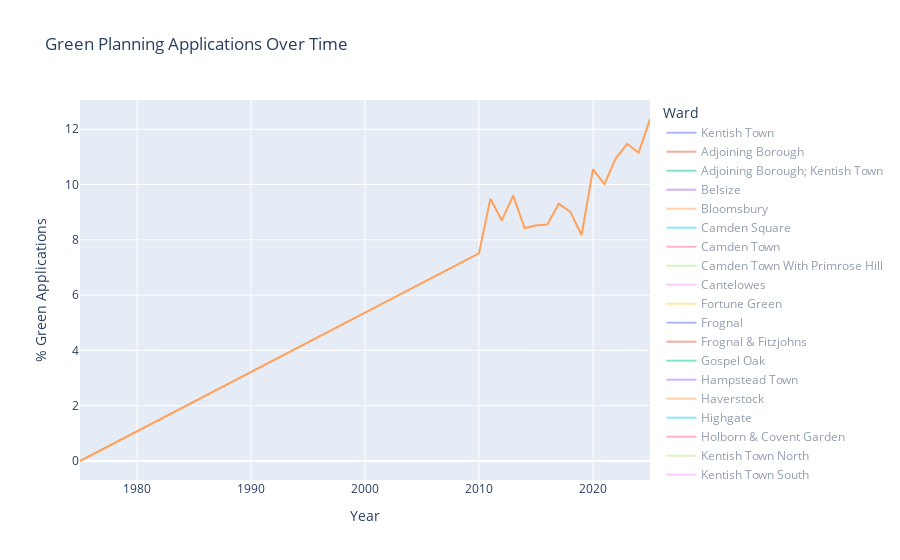

Source (notebook cell):
### Code cell
# --- VISUALISING GREEN PLANNING APPLICATIONS OVER TIME --- I MISS TABLEAU!


# Clean decision_date and extract year
df_merged['decision_date'] = pd.to_datetime(df_merged['decision_date'], dayfirst=True, errors='coerce')
df_merged = df_merged.dropna(subset=['decision_date'])  # drop invalid dates
df_merged['decision_year'] = df_merged['decision_date'].dt.year

# Aggregate % green by year and ward
time_summary = (
    df_merged.groupby(['decision_year', 'ward_final'], dropna=False)
             .agg(total_count=('is_green', 'size'),
                  green_count=('is_green', 'sum'))
             .reset_index()
)
time_summary['pct_green'] = 100 * time_summary['green_count'] / time_summary['total_count']

# Keep only wards that have at least one green application
wards_with_green = time_summary.groupby('ward_final')['green_count'].sum()
wards_with_green = wards_with_green[wards_with_green > 0].index.tolist()
time_summary = time_summary[time_summary['ward_final'].isin(wards_with_green)]

# Compute aggregate (all wards)
agg_summary = (
    df_merged.groupby('decision_year', dropna=False)
             .agg(total_count=('is_green', 'size'),
                  green_count=('is_green', 'sum'))
             .reset_index()
)
agg_summary['pct_green'] = 100 * agg_summary['green_count'] / agg_summary['total_count']
agg_summary['ward_final'] = 'All Wards'

# Combine aggregate + ward-level data
plot_summary = pd.concat([time_summary, agg_summary], ignore_index=True)

# Create interactive line chart
fig = px.line(
    plot_summary,
    x='decision_year',
    y='pct_green',
    color='ward_final',
    labels={'pct_green': '% Green Applications', 'decision_year': 'Year', 'ward_final': 'Ward'},
    hover_data={'green_count': True, 'total_count': True},
    title='Green Planning Applications Over Time'
)

# Customize hover text
for trace in fig.data:
    trace.hovertemplate = (
        "%{fullData.name}<br>" +
        "%{y:.1f}%<br>" +
        "%{customdata[0]}/%{customdata[1]}"
    )

# Set initial visibility
for trace in fig.data:
    if trace.name == 'All Wards':
        trace.visible = True
    else:
        trace.visible = 'legendonly'  # hidden but selectable in legend

# Legend acts as multi-select
fig.update_layout(
    hovermode='x unified',
    legend_title='Ward',
    legend=dict(
        itemclick='toggle',         # click toggles individual traces
        itemdoubleclick='toggleothers'  # double click isolates one trace
    )
)

fig.show()
print(f"Chart rendered at: {time.strftime('%Y-%m-%d %H:%M:%S')}")

### Figure 1 — Plotly figure (JSON) as saved in the notebook; plotly's stock layout.template omitted (floating-point values rounded to 4 significant figures)
{"data": [{"customdata": [[0, 1], [3, 63], [8, 66], [12, 80], [5, 84], [4, 97], [5, 108], [11, 122], [5, 87], [4, 64], [10, 72], [15, 75], [5, 50], [2, 25], [2, 4], [0, 4]], "hovertemplate": "%{fullData.name}<br>%{y:.1f}%<br>%{customdata[0]}/%{customdata[1]}", "legendgroup": "Kentish Town", "line": {"color": "#636efa", "dash": "solid"}, "marker": {"symbol": "circle"}, "mode": "lines", "name": "Kentish Town", "orientation": "v", "showlegend": true, "type": "scatter", "visible": "legendonly", "x": [1975, 2010, 2011, 2012, 2013, 2014, 2015, 2016, 2017, 2018, 2019, 2020, 2021, 2022, 2023, 2024], "xaxis": "x", "y": [0, 4.762, 12.12, 15, 5.952, 4.124, 4.63, 9.016, 5.747, 6.25, 13.89, 20, 10, 8, 50, 0], "yaxis": "y"}, {"customdata": [[2, 24], [4, 34], [4, 27], [4, 27], [2, 20], [0, 13], [4, 11], [2, 33], [1, 11], [0, 2], [0, 5], [0, 1], [0, 1]], "hovertemplate": "%{fullData.name}<br>%{y:.1f}%<br>%{customdata[0]}/%{customdata[1]}", "legendgroup": "Adjoining Borough", "line": {"color": "#EF553B", "dash": "solid"}, "marker": {"symbol": "circle"}, "mode": "lines", "name": "Adjoining Borough", "orientation": "v", "showlegend": true, "type": "scatter", "visible": "legendonly", "x": [2010, 2011, 2012, 2013, 2014, 2015, 2016, 2017, 2018, 2019, 2020, 2021, 2023], "xaxis": "x", "y": [8.333, 11.76, 14.81, 14.81, 10, 0, 36.36, 6.061, 9.091, 0, 0, 0, 0], "yaxis": "y"}, {"customdata": [[0, 1], [1, 5], [0, 1]], "hovertemplate": "%{fullData.name}<br>%{y:.1f}%<br>%{customdata[0]}/%{customdata[1]}", "legendgroup": "Adjoining Borough; Kentish Town", "line": {"color": "#00cc96", "dash": "solid"}, "marker": {"symbol": "circle"}, "mode": "lines", "name": "Adjoining Borough; Kentish Town", "orientation": "v", "showlegend": true, "type": "scatter", "visible": "legendonly", "x": [2010, 2011, 2018], "xaxis": "x", "y": [0, 20, 0], "yaxis": "y"}, {"customdata": [[96, 724], [146, 905], [111, 885], [193, 1126], [105, 881], [112, 833], [101, 875], [152, 1007], [88, 766], [88, 768], [126, 852], [123, 915], [115, 818], [148, 962], [107, 941], [126, 637]], "hovertemplate": "%{fullData.name}<br>%{y:.1f}%<br>%{customdata[0]}/%{customdata[1]}", "legendgroup": "Belsize", "line": {"color": "#ab63fa", "dash": "solid"}, "marker": {"symbol": "circle"}, "mode": "lines", "name": "Belsize", "orientation": "v", "showlegend": true, "type": "scatter", "visible": "legendonly", "x": [2010, 2011, 2012, 2013, 2014, 2015, 2016, 2017, 2018, 2019, 2020, 2021, 2022, 2023, 2024, 2025], "xaxis": "x", "y": [13.26, 16.13, 12.54, 17.14, 11.92, 13.45, 11.54, 15.09, 11.49, 11.46, 14.79, 13.44, 14.06, 15.38, 11.37, 19.78], "yaxis": "y"}, {"customdata": [[13, 466], [25, 638], [10, 741], [22, 746], [40, 816], [34, 720], [30, 782], [21, 588], [24, 603], [28, 608], [37, 525], [20, 456], [20, 469], [35, 548], [46, 606], [45, 470]], "hovertemplate": "%{fullData.name}<br>%{y:.1f}%<br>%{customdata[0]}/%{customdata[1]}", "legendgroup": "Bloomsbury", "line": {"color": "#FFA15A", "dash": "solid"}, "marker": {"symbol": "circle"}, "mode": "lines", "name": "Bloomsbury", "orientation": "v", "showlegend": true, "type": "scatter", "visible": "legendonly", "x": [2010, 2011, 2012, 2013, 2014, 2015, 2016, 2017, 2018, 2019, 2020, 2021, 2022, 2023, 2024, 2025], "xaxis": "x", "y": [2.79, 3.918, 1.35, 2.949, 4.902, 4.722, 3.836, 3.571, 3.98, 4.605, 7.048, 4.386, 4.264, 6.387, 7.591, 9.574], "yaxis": "y"}, {"customdata": [[19, 106], [15, 141], [10, 144], [14, 104], [12, 110], [10, 152], [15, 153], [21, 141], [2, 128], [5, 113], [9, 86], [11, 114], [27, 154], [24, 146], [40, 192], [9, 92]], "hovertemplate": "%{fullData.name}<br>%{y:.1f}%<br>%{customdata[0]}/%{customdata[1]}", "legendgroup": "Camden Square", "line": {"color": "#19d3f3", "dash": "solid"}, "marker": {"symbol": "circle"}, "mode": "lines", "name": "Camden Square", "orientation": "v", "showlegend": true, "type": "scatter", "visible": "legendonly", "x": [2010, 2011, 2012, 2013, 2014, 2015, 2016, 2017, 2018, 2019, 2020, 2021, 2022, 2023, 2024, 2025], "xaxis": "x", "y": [17.92, 10.64, 6.944, 13.46, 10.91, 6.579, 9.804, 14.89, 1.562, 4.425, 10.47, 9.649, 17.53, 16.44, 20.83, 9.783], "yaxis": "y"}, {"customdata": [[10, 195], [10, 225], [28, 263], [8, 261], [24, 232], [16, 313], [22, 322], [21, 277], [9, 234], [8, 214], [18, 157], [20, 210], [22, 229], [15, 237], [21, 280], [11, 220]], "hovertemplate": "%{fullData.name}<br>%{y:.1f}%<br>%{customdata[0]}/%{customdata[1]}", "legendgroup": "Camden Town", "line": {"color": "#FF6692", "dash": "solid"}, "marker": {"symbol": "circle"}, "mode": "lines", "name": "Camden Town", "orientation": "v", "showlegend": true, "type": "scatter", "visible": "legendonly", "x": [2010, 2011, 2012, 2013, 2014, 2015, 2016, 2017, 2018, 2019, 2020, 2021, 2022, 2023, 2024, 2025], "xaxis": "x", "y": [5.128, 4.444, 10.65, 3.065, 10.34, 5.112, 6.832, 7.581, 3.846, 3.738, 11.46, 9.524, 9.607, 6.329, 7.5, 5], "yaxis": "y"}, {"customdata": [[9, 98], [17, 141], [15, 131], [14, 155], [16, 137], [16, 169], [14, 137], [19, 137], [13, 98], [10, 121], [5, 97], [8, 91], [10, 59], [0, 8], [0, 1]], "hovertemplate": "%{fullData.name}<br>%{y:.1f}%<br>%{customdata[0]}/%{customdata[1]}", "legendgroup": "Camden Town With Primrose Hill", "line": {"color": "#B6E880", "dash": "solid"}, "marker": {"symbol": "circle"}, "mode": "lines", "name": "Camden Town With Primrose Hill", "orientation": "v", "showlegend": true, "type": "scatter", "visible": "legendonly", "x": [2010, 2011, 2012, 2013, 2014, 2015, 2016, 2017, 2018, 2019, 2020, 2021, 2022, 2023, 2024], "xaxis": "x", "y": [9.184, 12.06, 11.45, 9.032, 11.68, 9.467, 10.22, 13.87, 13.27, 8.264, 5.155, 8.791, 16.95, 0, 0], "yaxis": "y"}, {"customdata": [[0, 49], [10, 73], [8, 56], [4, 32], [13, 67], [5, 57], [3, 56], [8, 70], [8, 62], [6, 51], [6, 64], [7, 48], [6, 44], [0, 1], [0, 3]], "hovertemplate": "%{fullData.name}<br>%{y:.1f}%<br>%{customdata[0]}/%{customdata[1]}", "legendgroup": "Cantelowes", "line": {"color": "#FF97FF", "dash": "solid"}, "marker": {"symbol": "circle"}, "mode": "lines", "name": "Cantelowes", "orientation": "v", "showlegend": true, "type": "scatter", "visible": "legendonly", "x": [2010, 2011, 2012, 2013, 2014, 2015, 2016, 2017, 2018, 2019, 2020, 2021, 2022, 2023, 2024], "xaxis": "x", "y": [0, 13.7, 14.29, 12.5, 19.4, 8.772, 5.357, 11.43, 12.9, 11.76, 9.375, 14.58, 13.64, 0, 0], "yaxis": "y"}, {"customdata": [[9, 261], [19, 370], [18, 393], [10, 333], [4, 369], [15, 397], [18, 402], [3, 403], [27, 397], [10, 354], [31, 310], [17, 292], [13, 245], [12, 310], [19, 328], [15, 148]], "hovertemplate": "%{fullData.name}<br>%{y:.1f}%<br>%{customdata[0]}/%{customdata[1]}", "legendgroup": "Fortune Green", "line": {"color": "#FECB52", "dash": "solid"}, "marker": {"symbol": "circle"}, "mode": "lines", "name": "Fortune Green", "orientation": "v", "showlegend": true, "type": "scatter", "visible": "legendonly", "x": [2010, 2011, 2012, 2013, 2014, 2015, 2016, 2017, 2018, 2019, 2020, 2021, 2022, 2023, 2024, 2025], "xaxis": "x", "y": [3.448, 5.135, 4.58, 3.003, 1.084, 3.778, 4.478, 0.7444, 6.801, 2.825, 10, 5.822, 5.306, 3.871, 5.793, 10.14], "yaxis": "y"}, {"customdata": [[39, 399], [54, 478], [45, 428], [65, 474], [49, 439], [50, 505], [44, 474], [76, 487], [56, 371], [49, 407], [61, 472], [51, 408], [61, 448], [49, 504], [61, 509], [54, 408]], "hovertemplate": "%{fullData.name}<br>%{y:.1f}%<br>%{customdata[0]}/%{customdata[1]}", "legendgroup": "Frognal", "line": {"color": "#636efa", "dash": "solid"}, "marker": {"symbol": "circle"}, "mode": "lines", "name": "Frognal", "orientation": "v", "showlegend": true, "type": "scatter", "visible": "legendonly", "x": [2010, 2011, 2012, 2013, 2014, 2015, 2016, 2017, 2018, 2019, 2020, 2021, 2022, 2023, 2024, 2025], "xaxis": "x", "y": [9.774, 11.3, 10.51, 13.71, 11.16, 9.901, 9.283, 15.61, 15.09, 12.04, 12.92, 12.5, 13.62, 9.722, 11.98, 13.24], "yaxis": "y"}, {"customdata": [[8, 119], [12, 104], [9, 117], [20, 155], [15, 98], [20, 129], [12, 118], [9, 97], [21, 131], [11, 105], [13, 113], [14, 104], [6, 46], [0, 6], [0, 6]], "hovertemplate": "%{fullData.name}<br>%{y:.1f}%<br>%{customdata[0]}/%{customdata[1]}", "legendgroup": "Frognal & Fitzjohns", "line": {"color": "#EF553B", "dash": "solid"}, "marker": {"symbol": "circle"}, "mode": "lines", "name": "Frognal & Fitzjohns", "orientation": "v", "showlegend": true, "type": "scatter", "visible": "legendonly", "x": [2010, 2011, 2012, 2013, 2014, 2015, 2016, 2017, 2018, 2019, 2020, 2021, 2022, 2023, 2024], "xaxis": "x", "y": [6.723, 11.54, 7.692, 12.9, 15.31, 15.5, 10.17, 9.278, 16.03, 10.48, 11.5, 13.46, 13.04, 0, 0], "yaxis": "y"}, {"customdata": [[20, 208], [31, 244], [11, 284], [38, 316], [29, 303], [28, 315], [43, 350], [34, 320], [15, 265], [17, 264], [25, 285], [32, 290], [23, 255], [42, 311], [21, 266], [18, 210]], "hovertemplate": "%{fullData.name}<br>%{y:.1f}%<br>%{customdata[0]}/%{customdata[1]}", "legendgroup": "Gospel Oak", "line": {"color": "#00cc96", "dash": "solid"}, "marker": {"symbol": "circle"}, "mode": "lines", "name": "Gospel Oak", "orientation": "v", "showlegend": true, "type": "scatter", "visible": "legendonly", "x": [2010, 2011, 2012, 2013, 2014, 2015, 2016, 2017, 2018, 2019, 2020, 2021, 2022, 2023, 2024, 2025], "xaxis": "x", "y": [9.615, 12.7, 3.873, 12.03, 9.571, 8.889, 12.29, 10.62, 5.66, 6.439, 8.772, 11.03, 9.02, 13.5, 7.895, 8.571], "yaxis": "y"}, {"customdata": [[65, 784], [107, 952], [85, 921], [86, 904], [73, 894], [97, 934], [88, 857], [80, 864], [80, 784], [83, 794], [86, 748], [73, 781], [77, 758], [110, 942], [92, 932], [37, 518]], "hovertemplate": "%{fullData.name}<br>%{y:.1f}%<br>%{customdata[0]}/%{customdata[1]}", "legendgroup": "Hampstead Town", "line": {"color": "#ab63fa", "dash": "solid"}, "marker": {"symbol": "circle"}, "mode": "lines", "name": "Hampstead Town", "orientation": "v", "showlegend": true, "type": "scatter", "visible": "legendonly", "x": [2010, 2011, 2012, 2013, 2014, 2015, 2016, 2017, 2018, 2019, 2020, 2021, 2022, 2023, 2024, 2025], "xaxis": "x", "y": [8.291, 11.24, 9.229, 9.513, 8.166, 10.39, 10.27, 9.259, 10.2, 10.45, 11.5, 9.347, 10.16, 11.68, 9.871, 7.143], "yaxis": "y"}, {"customdata": [[14, 134], [26, 212], [13, 165], [44, 244], [19, 247], [25, 265], [28, 374], [28, 336], [31, 263], [17, 248], [12, 228], [35, 271], [42, 238], [35, 321], [32, 216], [29, 211]], "hovertemplate": "%{fullData.name}<br>%{y:.1f}%<br>%{customdata[0]}/%{customdata[1]}", "legendgroup": "Haverstock", "line": {"color": "#FFA15A", "dash": "solid"}, "marker": {"symbol": "circle"}, "mode": "lines", "name": "Haverstock", "orientation": "v", "showlegend": true, "type": "scatter", "visible": "legendonly", "x": [2010, 2011, 2012, 2013, 2014, 2015, 2016, 2017, 2018, 2019, 2020, 2021, 2022, 2023, 2024, 2025], "xaxis": "x", "y": [10.45, 12.26, 7.879, 18.03, 7.692, 9.434, 7.487, 8.333, 11.79, 6.855, 5.263, 12.92, 17.65, 10.9, 14.81, 13.74], "yaxis": "y"}, {"customdata": [[24, 413], [73, 628], [47, 551], [57, 470], [51, 440], [39, 513], [39, 439], [44, 462], [52, 469], [41, 522], [65, 507], [58, 567], [52, 444], [42, 510], [69, 573], [57, 387]], "hovertemplate": "%{fullData.name}<br>%{y:.1f}%<br>%{customdata[0]}/%{customdata[1]}", "legendgroup": "Highgate", "line": {"color": "#19d3f3", "dash": "solid"}, "marker": {"symbol": "circle"}, "mode": "lines", "name": "Highgate", "orientation": "v", "showlegend": true, "type": "scatter", "visible": "legendonly", "x": [2010, 2011, 2012, 2013, 2014, 2015, 2016, 2017, 2018, 2019, 2020, 2021, 2022, 2023, 2024, 2025], "xaxis": "x", "y": [5.811, 11.62, 8.53, 12.13, 11.59, 7.602, 8.884, 9.524, 11.09, 7.854, 12.82, 10.23, 11.71, 8.235, 12.04, 14.73], "yaxis": "y"}, {"customdata": [[19, 522], [18, 646], [20, 709], [27, 659], [35, 675], [34, 638], [40, 706], [44, 797], [32, 682], [28, 706], [38, 559], [34, 507], [27, 333], [40, 379], [33, 368], [15, 204]], "hovertemplate": "%{fullData.name}<br>%{y:.1f}%<br>%{customdata[0]}/%{customdata[1]}", "legendgroup": "Holborn & Covent Garden", "line": {"color": "#FF6692", "dash": "solid"}, "marker": {"symbol": "circle"}, "mode": "lines", "name": "Holborn & Covent Garden", "orientation": "v", "showlegend": true, "type": "scatter", "visible": "legendonly", "x": [2010, 2011, 2012, 2013, 2014, 2015, 2016, 2017, 2018, 2019, 2020, 2021, 2022, 2023, 2024, 2025], "xaxis": "x", "y": [3.64, 2.786, 2.821, 4.097, 5.185, 5.329, 5.666, 5.521, 4.692, 3.966, 6.798, 6.706, 8.108, 10.55, 8.967, 7.353], "yaxis": "y"}, {"customdata": [[3, 145], [6, 145], [11, 161], [13, 169], [8, 160], [5, 157], [6, 162], [5, 159], [8, 156], [10, 147], [11, 137], [13, 144], [10, 162], [20, 178], [17, 154], [14, 97]], "hovertemplate": "%{fullData.name}<br>%{y:.1f}%<br>%{customdata[0]}/%{customdata[1]}", "legendgroup": "Kentish Town North", "line": {"color": "#B6E880", "dash": "solid"}, "marker": {"symbol": "circle"}, "mode": "lines", "name": "Kentish Town North", "orientation": "v", "showlegend": true, "type": "scatter", "visible": "legendonly", "x": [2010, 2011, 2012, 2013, 2014, 2015, 2016, 2017, 2018, 2019, 2020, 2021, 2022, 2023, 2024, 2025], "xaxis": "x", "y": [2.069, 4.138, 6.832, 7.692, 5, 3.185, 3.704, 3.145, 5.128, 6.803, 8.029, 9.028, 6.173, 11.24, 11.04, 14.43], "yaxis": "y"}, {"customdata": [[24, 118], [22, 178], [22, 227], [25, 213], [18, 201], [11, 202], [19, 202], [20, 191], [18, 214], [23, 185], [24, 157], [18, 171], [31, 194], [23, 203], [44, 213], [27, 167]], "hovertemplate": "%{fullData.name}<br>%{y:.1f}%<br>%{customdata[0]}/%{customdata[1]}", "legendgroup": "Kentish Town South", "line": {"color": "#FF97FF", "dash": "solid"}, "marker": {"symbol": "circle"}, "mode": "lines", "name": "Kentish Town South", "orientation": "v", "showlegend": true, "type": "scatter", "visible": "legendonly", "x": [2010, 2011, 2012, 2013, 2014, 2015, 2016, 2017, 2018, 2019, 2020, 2021, 2022, 2023, 2024, 2025], "xaxis": "x", "y": [20.34, 12.36, 9.692, 11.74, 8.955, 5.446, 9.406, 10.47, 8.411, 12.43, 15.29, 10.53, 15.98, 11.33, 20.66, 16.17], "yaxis": "y"}, {"customdata": [[12, 185], [13, 194], [20, 263], [18, 260], [21, 195], [43, 241], [15, 201], [19, 252], [22, 175], [15, 159], [11, 166], [27, 177], [22, 135], [26, 200], [13, 172], [5, 86]], "hovertemplate": "%{fullData.name}<br>%{y:.1f}%<br>%{customdata[0]}/%{customdata[1]}", "legendgroup": "Kilburn", "line": {"color": "#FECB52", "dash": "solid"}, "marker": {"symbol": "circle"}, "mode": "lines", "name": "Kilburn", "orientation": "v", "showlegend": true, "type": "scatter", "visible": "legendonly", "x": [2010, 2011, 2012, 2013, 2014, 2015, 2016, 2017, 2018, 2019, 2020, 2021, 2022, 2023, 2024, 2025], "xaxis": "x", "y": [6.486, 6.701, 7.605, 6.923, 10.77, 17.84, 7.463, 7.54, 12.57, 9.434, 6.627, 15.25, 16.3, 13, 7.558, 5.814], "yaxis": "y"}, {"customdata": [[5, 219], [6, 204], [20, 257], [14, 263], [10, 353], [19, 273], [9, 258], [22, 257], [10, 239], [10, 193], [9, 198], [4, 154], [14, 219], [22, 214], [20, 233], [20, 171]], "hovertemplate": "%{fullData.name}<br>%{y:.1f}%<br>%{customdata[0]}/%{customdata[1]}", "legendgroup": "King'S Cross", "line": {"color": "#636efa", "dash": "solid"}, "marker": {"symbol": "circle"}, "mode": "lines", "name": "King'S Cross", "orientation": "v", "showlegend": true, "type": "scatter", "visible": "legendonly", "x": [2010, 2011, 2012, 2013, 2014, 2015, 2016, 2017, 2018, 2019, 2020, 2021, 2022, 2023, 2024, 2025], "xaxis": "x", "y": [2.283, 2.941, 7.782, 5.323, 2.833, 6.96, 3.488, 8.56, 4.184, 5.181, 4.545, 2.597, 6.393, 10.28, 8.584, 11.7], "yaxis": "y"}, {"customdata": [[23, 249], [31, 343], [41, 434], [44, 446], [38, 397], [26, 356], [34, 355], [45, 358], [30, 299], [29, 352], [24, 274], [30, 340], [43, 378], [61, 440], [42, 435], [51, 351]], "hovertemplate": "%{fullData.name}<br>%{y:.1f}%<br>%{customdata[0]}/%{customdata[1]}", "legendgroup": "Primrose Hill", "line": {"color": "#EF553B", "dash": "solid"}, "marker": {"symbol": "circle"}, "mode": "lines", "name": "Primrose Hill", "orientation": "v", "showlegend": true, "type": "scatter", "visible": "legendonly", "x": [2010, 2011, 2012, 2013, 2014, 2015, 2016, 2017, 2018, 2019, 2020, 2021, 2022, 2023, 2024, 2025], "xaxis": "x", "y": [9.237, 9.038, 9.447, 9.865, 9.572, 7.303, 9.577, 12.57, 10.03, 8.239, 8.759, 8.824, 11.38, 13.86, 9.655, 14.53], "yaxis": "y"}, {"customdata": [[9, 272], [22, 394], [29, 424], [27, 472], [31, 435], [21, 452], [33, 444], [34, 450], [32, 447], [23, 505], [21, 372], [34, 549], [46, 511], [40, 394], [32, 400], [27, 287]], "hovertemplate": "%{fullData.name}<br>%{y:.1f}%<br>%{customdata[0]}/%{customdata[1]}", "legendgroup": "Regent'S Park", "line": {"color": "#00cc96", "dash": "solid"}, "marker": {"symbol": "circle"}, "mode": "lines", "name": "Regent'S Park", "orientation": "v", "showlegend": true, "type": "scatter", "visible": "legendonly", "x": [2010, 2011, 2012, 2013, 2014, 2015, 2016, 2017, 2018, 2019, 2020, 2021, 2022, 2023, 2024, 2025], "xaxis": "x", "y": [3.309, 5.584, 6.84, 5.72, 7.126, 4.646, 7.432, 7.556, 7.159, 4.554, 5.645, 6.193, 9.002, 10.15, 8, 9.408], "yaxis": "y"}, {"customdata": [[50, 334], [83, 470], [130, 553], [70, 473], [54, 379], [61, 439], [92, 503], [65, 395], [73, 374], [83, 371], [82, 392], [77, 453], [44, 320], [99, 444], [106, 554], [57, 274]], "hovertemplate": "%{fullData.name}<br>%{y:.1f}%<br>%{customdata[0]}/%{customdata[1]}", "legendgroup": "South Hampstead", "line": {"color": "#ab63fa", "dash": "solid"}, "marker": {"symbol": "circle"}, "mode": "lines", "name": "South Hampstead", "orientation": "v", "showlegend": true, "type": "scatter", "visible": "legendonly", "x": [2010, 2011, 2012, 2013, 2014, 2015, 2016, 2017, 2018, 2019, 2020, 2021, 2022, 2023, 2024, 2025], "xaxis": "x", "y": [14.97, 17.66, 23.51, 14.8, 14.25, 13.9, 18.29, 16.46, 19.52, 22.37, 20.92, 17.0, 13.75, 22.3, 19.13, 20.8], "yaxis": "y"}, {"customdata": [[8, 228], [18, 340], [16, 267], [16, 301], [27, 309], [28, 292], [26, 315], [25, 327], [25, 232], [14, 212], [13, 196], [15, 140], [8, 125], [31, 198], [37, 188], [16, 83]], "hovertemplate": "%{fullData.name}<br>%{y:.1f}%<br>%{customdata[0]}/%{customdata[1]}", "legendgroup": "St Pancras & Somers Town", "line": {"color": "#FFA15A", "dash": "solid"}, "marker": {"symbol": "circle"}, "mode": "lines", "name": "St Pancras & Somers Town", "orientation": "v", "showlegend": true, "type": "scatter", "visible": "legendonly", "x": [2010, 2011, 2012, 2013, 2014, 2015, 2016, 2017, 2018, 2019, 2020, 2021, 2022, 2023, 2024, 2025], "xaxis": "x", "y": [3.509, 5.294, 5.993, 5.316, 8.738, 9.589, 8.254, 7.645, 10.78, 6.604, 6.633, 10.71, 6.4, 15.66, 19.68, 19.28], "yaxis": "y"}, {"customdata": [[13, 117], [7, 109], [17, 118], [10, 107], [19, 114], [16, 129], [12, 88], [14, 108], [10, 68], [11, 92], [15, 89], [12, 77], [2, 38], [0, 4], [0, 2]], "hovertemplate": "%{fullData.name}<br>%{y:.1f}%<br>%{customdata[0]}/%{customdata[1]}", "legendgroup": "Swiss Cottage", "line": {"color": "#19d3f3", "dash": "solid"}, "marker": {"symbol": "circle"}, "mode": "lines", "name": "Swiss Cottage", "orientation": "v", "showlegend": true, "type": "scatter", "visible": "legendonly", "x": [2010, 2011, 2012, 2013, 2014, 2015, 2016, 2017, 2018, 2019, 2020, 2021, 2022, 2023, 2024], "xaxis": "x", "y": [11.11, 6.422, 14.41, 9.346, 16.67, 12.4, 13.64, 12.96, 14.71, 11.96, 16.85, 15.58, 5.263, 0, 0], "yaxis": "y"}, {"customdata": [[9, 307], [39, 436], [37, 480], [39, 445], [25, 439], [30, 394], [25, 444], [19, 374], [18, 328], [13, 289], [19, 293], [17, 228], [48, 361], [23, 300], [55, 410], [28, 219]], "hovertemplate": "%{fullData.name}<br>%{y:.1f}%<br>%{customdata[0]}/%{customdata[1]}", "legendgroup": "West Hampstead", "line": {"color": "#FF6692", "dash": "solid"}, "marker": {"symbol": "circle"}, "mode": "lines", "name": "West Hampstead", "orientation": "v", "showlegend": true, "type": "scatter", "visible": "legendonly", "x": [2010, 2011, 2012, 2013, 2014, 2015, 2016, 2017, 2018, 2019, 2020, 2021, 2022, 2023, 2024, 2025], "xaxis": "x", "y": [2.932, 8.945, 7.708, 8.764, 5.695, 7.614, 5.631, 5.08, 5.488, 4.498, 6.485, 7.456, 13.3, 7.667, 13.41, 12.79], "yaxis": "y"}, {"customdata": [[1, 1], [0, 1]], "hovertemplate": "%{fullData.name}<br>%{y:.1f}%<br>%{customdata[0]}/%{customdata[1]}", "legendgroup": "Camden", "line": {"color": "#B6E880", "dash": "solid"}, "marker": {"symbol": "circle"}, "mode": "lines", "name": "Camden", "orientation": "v", "showlegend": true, "type": "scatter", "visible": "legendonly", "x": [2012, 2016], "xaxis": "x", "y": [100, 0], "yaxis": "y"}, {"customdata": [[0, 1], [1, 1], [1, 1]], "hovertemplate": "%{fullData.name}<br>%{y:.1f}%<br>%{customdata[0]}/%{customdata[1]}", "legendgroup": "Camden Square; Camden Town", "line": {"color": "#FF97FF", "dash": "solid"}, "marker": {"symbol": "circle"}, "mode": "lines", "name": "Camden Square; Camden Town", "orientation": "v", "showlegend": true, "type": "scatter", "visible": "legendonly", "x": [2022, 2024, 2025], "xaxis": "x", "y": [0, 100, 100], "yaxis": "y"}, {"customdata": [[9, 113], [18, 226], [7, 206], [11, 170]], "hovertemplate": "%{fullData.name}<br>%{y:.1f}%<br>%{customdata[0]}/%{customdata[1]}", "legendgroup": "Holborn And Covent Garden", "line": {"color": "#FECB52", "dash": "solid"}, "marker": {"symbol": "circle"}, "mode": "lines", "name": "Holborn And Covent Garden", "orientation": "v", "showlegend": true, "type": "scatter", "visible": "legendonly", "x": [2022, 2023, 2024, 2025], "xaxis": "x", "y": [7.965, 7.965, 3.398, 6.471], "yaxis": "y"}, {"customdata": [[1, 10], [4, 35], [2, 34], [0, 15]], "hovertemplate": "%{fullData.name}<br>%{y:.1f}%<br>%{customdata[0]}/%{customdata[1]}", "legendgroup": "St Pancras And Somers Town", "line": {"color": "#636efa", "dash": "solid"}, "marker": {"symbol": "circle"}, "mode": "lines", "name": "St Pancras And Somers Town", "orientation": "v", "showlegend": true, "type": "scatter", "visible": "legendonly", "x": [2022, 2023, 2024, 2025], "xaxis": "x", "y": [10, 11.43, 5.882, 0], "yaxis": "y"}, {"customdata": [[0, 2], [1, 1]], "hovertemplate": "%{fullData.name}<br>%{y:.1f}%<br>%{customdata[0]}/%{customdata[1]}", "legendgroup": "Frognal; Frognal & Fitzjohns", "line": {"color": "#EF553B", "dash": "solid"}, "marker": {"symbol": "circle"}, "mode": "lines", "name": "Frognal; Frognal & Fitzjohns", "orientation": "v", "showlegend": true, "type": "scatter", "visible": "legendonly", "x": [2023, 2024], "xaxis": "x", "y": [0, 100], "yaxis": "y"}, {"customdata": [[1, 1]], "hovertemplate": "%{fullData.name}<br>%{y:.1f}%<br>%{customdata[0]}/%{customdata[1]}", "legendgroup": "Highgate; South Hampstead", "line": {"color": "#00cc96", "dash": "solid"}, "marker": {"symbol": "circle"}, "mode": "lines", "name": "Highgate; South Hampstead", "orientation": "v", "showlegend": true, "type": "scatter", "visible": "legendonly", "x": [2023], "xaxis": "x", "y": [100], "yaxis": "y"}, {"customdata": [[1, 1], [0, 1]], "hovertemplate": "%{fullData.name}<br>%{y:.1f}%<br>%{customdata[0]}/%{customdata[1]}", "legendgroup": "Camden Square; Cantelowes", "line": {"color": "#ab63fa", "dash": "solid"}, "marker": {"symbol": "circle"}, "mode": "lines", "name": "Camden Square; Cantelowes", "orientation": "v", "showlegend": true, "type": "scatter", "visible": "legendonly", "x": [2024, 2025], "xaxis": "x", "y": [100, 0], "yaxis": "y"}, {"customdata": [[0, 1], [506, 6740], [823, 8676], [790, 9080], [887, 9239], [742, 8807], [766, 8997], [783, 9151], [835, 8977], [709, 7862], [642, 7854], [776, 7357], [755, 7538], [781, 7135], [922, 8037], [919, 8244], [673, 5441]], "hovertemplate": "%{fullData.name}<br>%{y:.1f}%<br>%{customdata[0]}/%{customdata[1]}", "legendgroup": "All Wards", "line": {"color": "#FFA15A", "dash": "solid"}, "marker": {"symbol": "circle"}, "mode": "lines", "name": "All Wards", "orientation": "v", "showlegend": true, "type": "scatter", "visible": true, "x": [1975, 2010, 2011, 2012, 2013, 2014, 2015, 2016, 2017, 2018, 2019, 2020, 2021, 2022, 2023, 2024, 2025], "xaxis": "x", "y": [0, 7.507, 9.486, 8.7, 9.601, 8.425, 8.514, 8.556, 9.302, 9.018, 8.174, 10.55, 10.02, 10.95, 11.47, 11.15, 12.37], "yaxis": "y"}], "layout": {"hovermode": "x unified", "legend": {"itemclick": "toggle", "itemdoubleclick": "toggleothers", "title": {"text": "Ward"}, "tracegroupgap": 0}, "title": {"text": "Green Planning Applications Over Time"}, "xaxis": {"anchor": "y", "domain": [0, 1], "title": {"text": "Year"}}, "yaxis": {"anchor": "x", "domain": [0, 1], "title": {"text": "% Green Applications"}}}}
